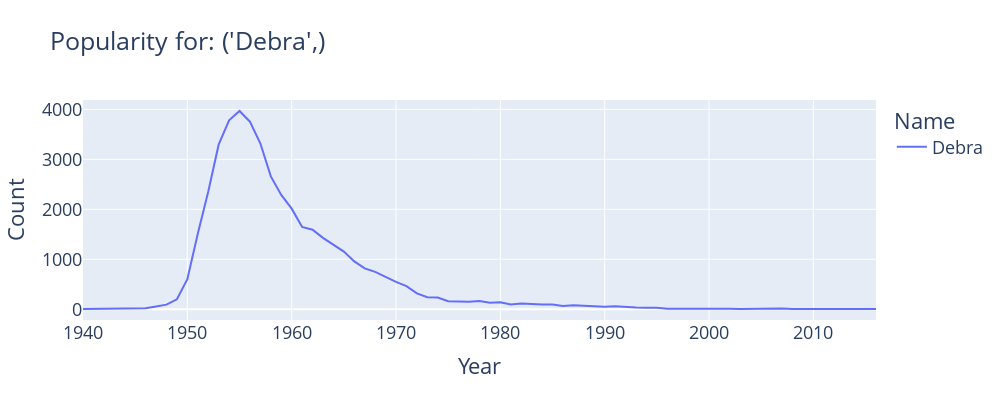

Notebook code cell kept with this figure:
### Markdown cell above
We can visualize the decrease in the popularity of the name "Debra:"

### Code cell
def plot_name(*names):
    fig = px.line(f_babynames[f_babynames["Name"].isin(names)],
                  x = "Year", y = "Count", color="Name",
                  title=f"Popularity for: {names}")
    fig.update_layout(font_size = 18,
                  width=1000,
                  height=400)
    return fig

plot_name("Debra")

### Figure 1 — Plotly figure (JSON) as saved in the notebook; plotly's stock layout.template omitted (floating-point values rounded to 4 significant figures)
{"data": [{"hovertemplate": "Name=Debra<br>Year=%{x}<br>Count=%{y}<extra></extra>", "legendgroup": "Debra", "line": {"color": "#636efa", "dash": "solid"}, "marker": {"symbol": "circle"}, "mode": "lines", "name": "Debra", "orientation": "v", "showlegend": true, "type": "scatter", "x": [1940, 1942, 1943, 1944, 1945, 1946, 1947, 1948, 1949, 1950, 1951, 1952, 1953, 1954, 1955, 1956, 1957, 1958, 1959, 1960, 1961, 1962, 1963, 1964, 1965, 1966, 1967, 1968, 1969, 1970, 1971, 1972, 1973, 1974, 1975, 1976, 1977, 1978, 1979, 1980, 1981, 1982, 1983, 1984, 1985, 1986, 1987, 1988, 1989, 1990, 1991, 1992, 1993, 1994, 1995, 1996, 1997, 1998, 1999, 2000, 2001, 2002, 2003, 2004, 2005, 2006, 2007, 2008, 2009, 2012, 2013, 2016], "xaxis": "x", "y": [7, 7, 8, 15, 19, 20, 56, 92, 199, 601, 1510, 2351, 3295, 3784, 3969, 3755, 3318, 2660, 2290, 2014, 1647, 1592, 1430, 1287, 1154, 958, 818, 748, 647, 547, 463, 318, 242, 236, 159, 151, 151, 164, 130, 141, 97, 114, 97, 95, 93, 64, 78, 69, 71, 51, 62, 41, 34, 28, 28, 12, 14, 16, 10, 13, 14, 10, 7, 12, 13, 12, 13, 6, 7, 5, 8, 5], "yaxis": "y"}], "layout": {"font": {"size": 18}, "height": 400, "legend": {"title": {"text": "Name"}, "tracegroupgap": 0}, "title": {"text": "Popularity for: ('Debra',)"}, "width": 1000, "xaxis": {"anchor": "y", "domain": [0, 1], "title": {"text": "Year"}}, "yaxis": {"anchor": "x", "domain": [0, 1], "title": {"text": "Count"}}}}
